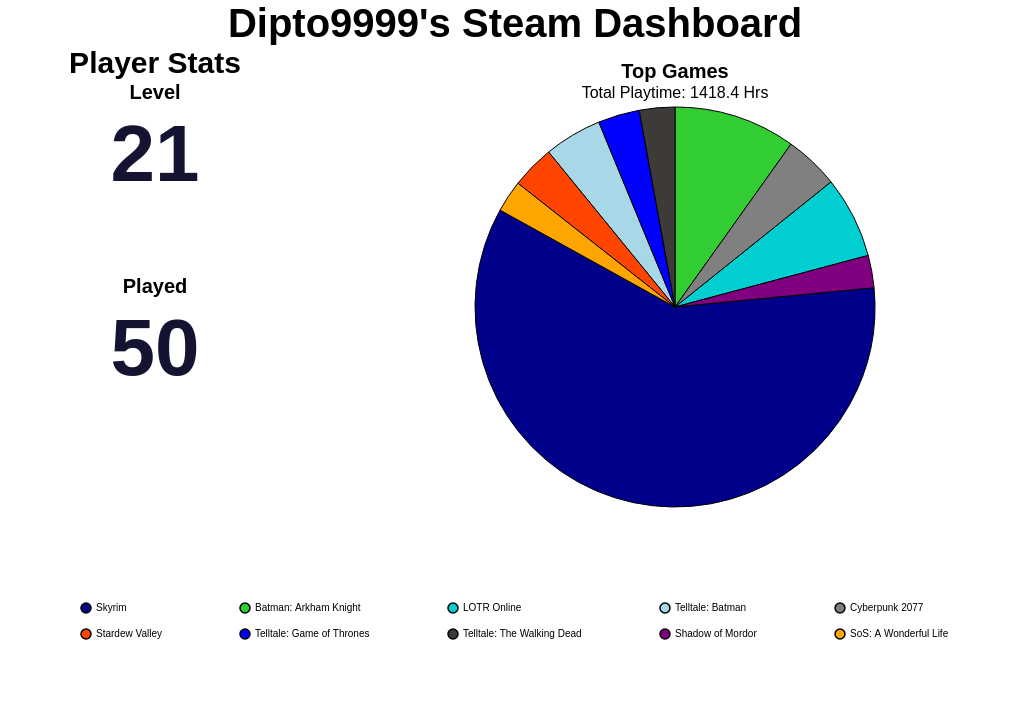

This figure's Vega-Lite source:
### Vega-Lite specification from a JSON file in a GitHub repository (floating-point values rounded to 4 significant figures)
{"config": {"view": {"continuousWidth": 300, "continuousHeight": 300, "strokeOpacity": 0, "strokeWidth": 1.5}, "axis": {"labelFontSize": 12, "titleFontSize": 16}, "legend": {"labelFontSize": 12, "titleFontSize": 16}}, "hconcat": [{"vconcat": [{"data": {"name": "data-2499b64f9be58983f459d2071ccce1f4"}, "mark": {"type": "text", "align": "center", "baseline": "middle", "color": "#141331", "fontSize": 80, "fontWeight": "bold"}, "encoding": {"text": {"field": "Value", "type": "quantitative"}, "x": {"axis": null, "field": "Metric", "type": "nominal"}, "y": {"value": 50}}, "height": 150, "title": {"text": "Level", "anchor": "middle", "fontSize": 20}, "width": 300}, {"data": {"name": "data-3d361614c23f12396fa0eab35a1d9e7a"}, "mark": {"type": "text", "align": "center", "baseline": "middle", "color": "#141331", "fontSize": 80, "fontWeight": "bold"}, "encoding": {"text": {"field": "Value", "type": "quantitative"}, "x": {"axis": null, "field": "Metric", "type": "nominal"}, "y": {"value": 50}}, "height": 150, "title": {"text": "Played", "anchor": "middle", "fontSize": 20}, "width": 300}], "title": {"text": "Player Stats", "anchor": "middle", "fontSize": 30}}, {"data": {"name": "data-26e253b14f6af66c317b295f4563c9d9"}, "mark": {"type": "arc", "stroke": "black", "strokeWidth": 1}, "encoding": {"color": {"field": "name", "legend": {"columnPadding": 75, "columns": 5, "direction": "horizontal", "labelFontSize": 10, "orient": "bottom", "padding": 75, "rowPadding": 10, "title": "", "titleAlign": "center", "titleFontSize": 16}, "scale": {"range": ["#00008B", "#32CD32", "#00CED1", "#A8D7E7", "#808080", "#FF4500", "#0000FF", "#3D3A38", "#800080", "#FFA500", "#006400", "#8B0000", "#FFD700", "#4682B4", "#2E8B57"]}, "sort": null, "type": "nominal"}, "theta": {"field": "playtime_percentage", "type": "quantitative"}, "tooltip": [{"field": "name", "title": "Game", "type": "nominal"}, {"field": "playtime_forever", "format": ".1f", "title": "Time (Hrs)", "type": "quantitative"}, {"field": "playtime_percentage", "format": ".2f", "title": "Playtime (%)", "type": "quantitative"}]}, "height": 400, "title": {"text": "Top Games", "anchor": "middle", "fontSize": 20, "subtitle": "Total Playtime: 1418.4 Hrs", "subtitleFontSize": 16}, "width": 700}], "padding": {"left": 250, "right": 250, "top": 0, "bottom": 0}, "title": {"text": "Dipto9999's Steam Dashboard", "anchor": "middle", "fontSize": 40}, "$schema": "https://vega.github.io/schema/vega-lite/v6.1.0.json", "datasets": {"data-2499b64f9be58983f459d2071ccce1f4": [{"Metric": "Level", "Value": 21}], "data-3d361614c23f12396fa0eab35a1d9e7a": [{"Metric": "Played", "Value": 50}], "data-26e253b14f6af66c317b295f4563c9d9": [{"name": "Skyrim", "playtime_forever": 845.3, "appid": 72850, "playtime_percentage": 59.59}, {"name": "Batman: Arkham Knight", "playtime_forever": 139.7, "appid": 208650, "playtime_percentage": 9.85}, {"name": "LOTR Online", "playtime_forever": 93.82, "appid": 212500, "playtime_percentage": 6.61}, {"name": "Telltale: Batman", "playtime_forever": 66.22, "appid": 498240, "playtime_percentage": 4.67}, {"name": "Cyberpunk 2077", "playtime_forever": 62.2, "appid": 1091500, "playtime_percentage": 4.39}, {"name": "Stardew Valley", "playtime_forever": 49.5, "appid": 413150, "playtime_percentage": 3.49}, {"name": "Telltale: Game of Thrones", "playtime_forever": 47.68, "appid": 330840, "playtime_percentage": 3.36}, {"name": "Telltale: The Walking Dead", "playtime_forever": 40.52, "appid": 207610, "playtime_percentage": 2.86}, {"name": "Shadow of Mordor", "playtime_forever": 37.05, "appid": 241930, "playtime_percentage": 2.61}, {"name": "SoS: A Wonderful Life", "playtime_forever": 36.47, "appid": 2111170, "playtime_percentage": 2.57}]}}
